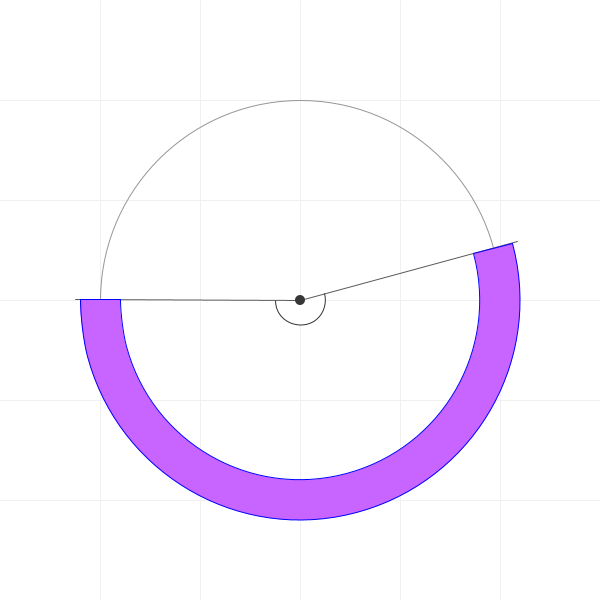
Frame 1 (no input)
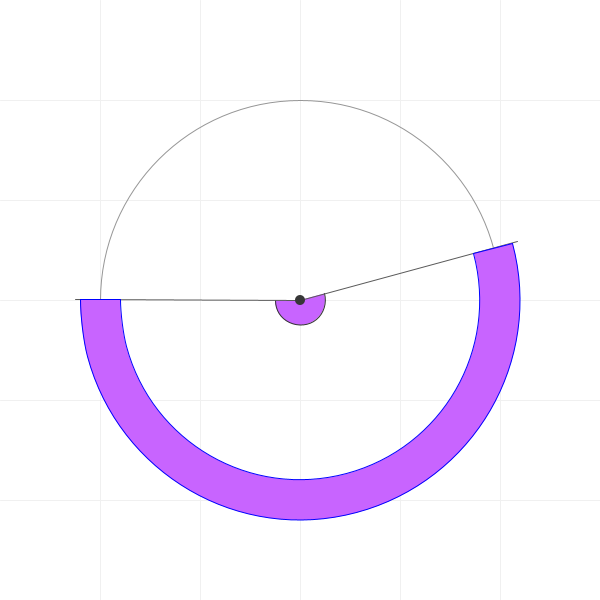
Frame 60 (the mouse pressed at the canvas centre just before this capture)
Frame 120 (the mouse held since frame 60 and released just before this capture): identical to frame 60, image omitted

The Processing sketch that drew these frames (run headless with seeded random() and noise(); from frame 60 on, the mouse is pressed at the canvas centre):

// Processing sketch: arcs
// ── arcs.pde
float EPSILON = 0.00001;  // Roughly 1/1000th of a degree, see below

class Arc {
  public float x1;
  public float y1;
  public float x2;
  public float y2;
  public float x3;
  public float y3;
  public float x4;
  public float y4;

  Arc (float _x1, float _y1, float _x2, float _y2, float _x3, float _y3,
       float _x4, float _y4) {
    x1 = _x1;
    y1 = _y1;
    x2 = _x2;
    y2 = _y2;
    x3 = _x3;
    y3 = _y3;
    x4 = _x4;
    y4 = _y4;
  }
}

Arc createSmallArc(float r, float a1, float a2) {
  // Compute all four points for an arc that subtends the same total angle
  // but is centered on the X-axis

  float a = (a2 - a1) / 2.0;

  float x4 = r * cos(a);
  float y4 = r * sin(a);
  float x1 = x4;
  float y1 = -y4;

  float k = 0.5522847498;
  float f = k * tan(a);

  float x2 = x1 + f * y4;
  float y2 = y1 + f * x4;
  float x3 = x2;
  float y3 = -y2;

  // Find the arc points actual locations by computing x1,y1 and x4,y4
  // and rotating the control points by a + a1

  float ar = a + a1;
  float cos_ar = cos(ar);
  float sin_ar = sin(ar);

  return new Arc(
    r * cos(a1),
    r * sin(a1),
    x2 * cos_ar - y2 * sin_ar,
    x2 * sin_ar + y2 * cos_ar,
    x3 * cos_ar - y3 * sin_ar,
    x3 * sin_ar + y3 * cos_ar,
    r * cos(a2),
    r * sin(a2)
  );
}

ArrayList<Arc> createArc(float radius, float startAngle, float endAngle) {
  // normalize startAngle, endAngle to [-2PI, 2PI]

  float twoPI = PI * 2;
  startAngle = startAngle % twoPI;
  endAngle = endAngle % twoPI;

  // Compute the sequence of arc curves, up to PI/2 at a time.  Total arc angle
  // is less than 2PI.

  ArrayList<Arc> curves = new ArrayList<Arc>();
  float piOverTwo = PI / 2.0;
  float sgn = (startAngle < endAngle) ? 1 : -1;

  float a1 = startAngle;
  for (float totalAngle = min(twoPI, abs(endAngle - startAngle)); totalAngle > EPSILON;) {
    float a2 = a1 + sgn * min(totalAngle, piOverTwo);
    curves.add(createSmallArc(radius, a1, a2));
    totalAngle -= Math.abs(a2 - a1);
    a1 = a2;
  }

  return curves;
}


// http://hansmuller-flex.blogspot.co.uk/2011/04/approximating-circular-arc-with-cubic.html
// http://hansmuller-flex.blogspot.co.uk/2011/10/more-about-approximating-circular-arcs.html
// http://ciechanowski.me/blog/2014/02/18/drawing-bezier-curves/

void getPointFromAngle(PVector p, float radius, float angle) {
  p.x = radius * cos(angle);
  p.y = radius * sin(angle);
}

PVector getPointFromAngle(float radius, float angle) {
  PVector p = new PVector();
  getPointFromAngle(p, radius, angle);
  return p;
}

void getControlPoint(PVector control, PVector position, float segments,
                     float angle) {
  control.x = 200 * (4.0 / 3.0) * tan(angle);
  control.y = 200 * (4.0 / 3.0) * tan(angle);
}

class ArcSegment {
  PVector v1, v2, v3, v4;
  ArrayList<Arc> inner;
  ArrayList<Arc> outer;

  ArcSegment () {
    v1 = new PVector();
    v2 = new PVector();
    v3 = new PVector();
    v4 = new PVector();
  }

  void update (float radius, float size, float startAngle, float endAngle) {
    float h = size / 2;

    getPointFromAngle(v1, radius - h, startAngle);
    getPointFromAngle(v2, radius - h, endAngle);
    getPointFromAngle(v3, radius + h, startAngle);
    getPointFromAngle(v4, radius + h, endAngle);

    inner = createArc(radius - h, startAngle, endAngle);
    outer = createArc(radius + h, startAngle, endAngle);
  }

  void draw () {
    PVector outC1 = new PVector();
    PVector outC2 = new PVector();
    PVector inC1 = new PVector();
    PVector inC2 = new PVector();

    beginShape();

    vertex(inner.get(0).x1, inner.get(0).y1);

    for (Arc arc : outer) {
      vertex(arc.x1, arc.y1);
      bezierVertex(arc.x2, arc.y2, arc.x3, arc.y3, arc.x4, arc.y4);
    }

    for (int i = inner.size() - 1; i != -1; --i) {
      Arc arc = inner.get(i);
      vertex(arc.x4, arc.y4);
      bezierVertex(arc.x3, arc.y3, arc.x2, arc.y2, arc.x1, arc.y1);
    }

    endShape();
  }
}

ArcSegment segment;
float START_ANGLE = 0 - (PI / 12);
float END_ANGLE = 0 + (PI / 1);
float MAGIC_K = 0.5522847498;

void setup() {
  size(600, 600);
  segment = new ArcSegment();
}

void draw() {
  background(255);
  grid(6);

  pushMatrix();
    stroke(50);
    translate(width / 2, height / 2);
    arc(0, 0, 50, 50, START_ANGLE, END_ANGLE);
  popMatrix();

  pushMatrix();
    stroke(90);
    translate(width / 2, height / 2);
    PVector s = getPointFromAngle(225, START_ANGLE);
    PVector e = getPointFromAngle(225, END_ANGLE);
    line(0, 0, s.x, s.y);
    line(0, 0, e.x, e.y);
  popMatrix();

  circle(400);

  pushMatrix();
    translate(width / 2, height / 2);
    stroke(0, 0, 255);
    strokeWeight(1);
    fill(200, 100, 255);
    segment.update(200, 40, START_ANGLE, END_ANGLE);
    segment.draw();
  popMatrix();
}

// Draws a background circle in the middle of the screen
void circle (float size) {
  pushMatrix();
    translate(width / 2, height / 2);
    noFill();
    stroke(150);
    strokeWeight(1);
    ellipse(0, 0, size, size);
    noStroke();
    fill(55);
    ellipse(0, 0, 10, 10);
  popMatrix();
}

// Draws the background line grid
void grid (int num) {
  stroke(240);
  strokeWeight(1);

  float interval = width / (float) num;
  for (int i = 1; i < num; ++i) {
    line(i * interval, 0, i * interval, height);
    line(0, i * interval, width, i * interval);
  }
}
